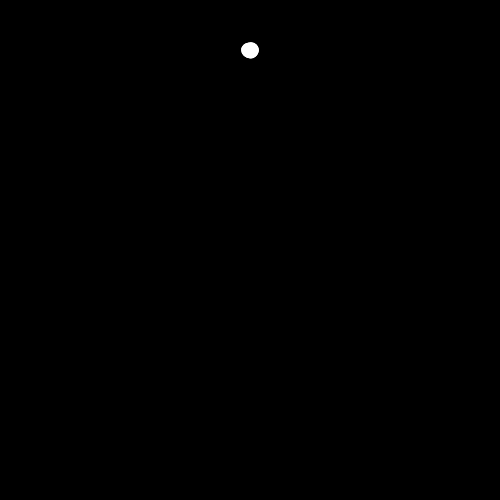
Frame 1 (no input)
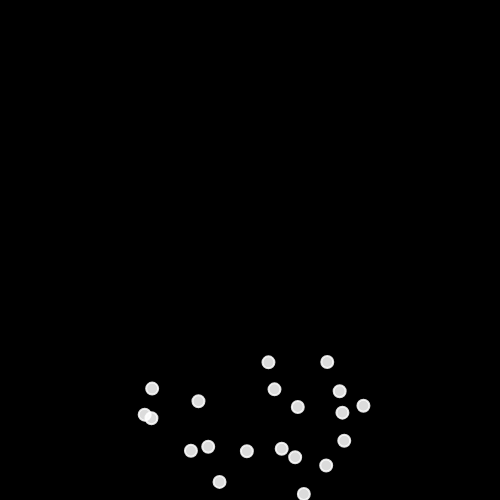
Frame 60 (no input)
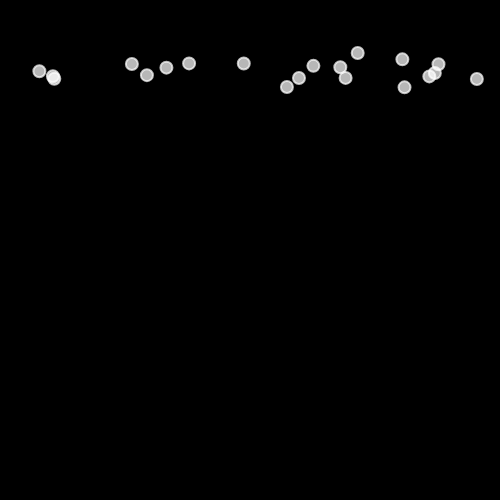
Frame 120 (the mouse pressed at the canvas centre since frame 60)

The p5.js sketch that drew these frames (run headless with seeded random() and noise() and a simulated clock; from frame 60 on, the mouse is pressed at the canvas centre):

// p5.js sketch
// ── sketch.js
let particles = [];

function setup() {
    createCanvas(500, 500);
    background(255);
    rectMode(CENTER);
    for (let i = 0; i < 20; i++) {
        particles.push(new Particle(250, 50))
    }

}

function draw() {
    let gravity = createVector(0, 0.2);
    background(0);

    particles.forEach(particle => {
        particle.applyForce(gravity);
        particle.update();
        particle.edges();
        particle.render();
    });

}
// ── Particle.js
class Particle {
    constructor(x, y) {
        this.pos = createVector(x, y);
        this.velocity = p5.Vector.random2D();
        this.velocity.mult(random(0.5, 2));
        this.acc = createVector(0, 0);
        this.r = 6;
        this.lifetime = 255;
    }


    applyForce(force) {
        this.acc.add(force);
    }

    update() {
        this.velocity.add(this.acc);
        this.pos.add(this.velocity);
        this.acc.set(0, 0);
        this.lifetime -= .6;
    }

    render() {
        stroke(255, this.lifetime)
        strokeWeight(2)
        fill(255, this.lifetime)
        ellipse(this.pos.x, this.pos.y, this.r * 2)
    }

    edges() {
        if (this.pos.y >= height - this.r) {
            this.pos.y = height - this.r;
            this.velocity.y *= -1
        } else if (this.pos.y <= 0 + this.r) {
            this.pos.y = 0 + this.r;
            this.velocity.y *= -1
        }
    }
}
